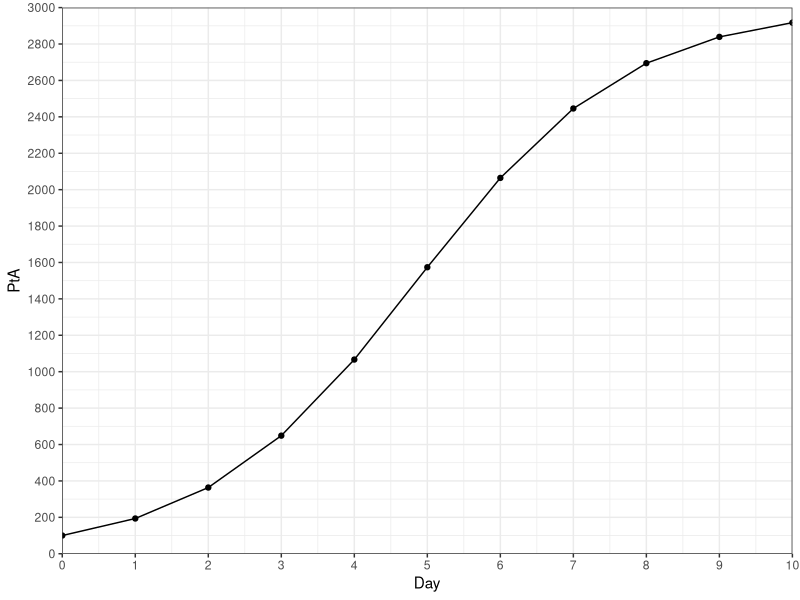
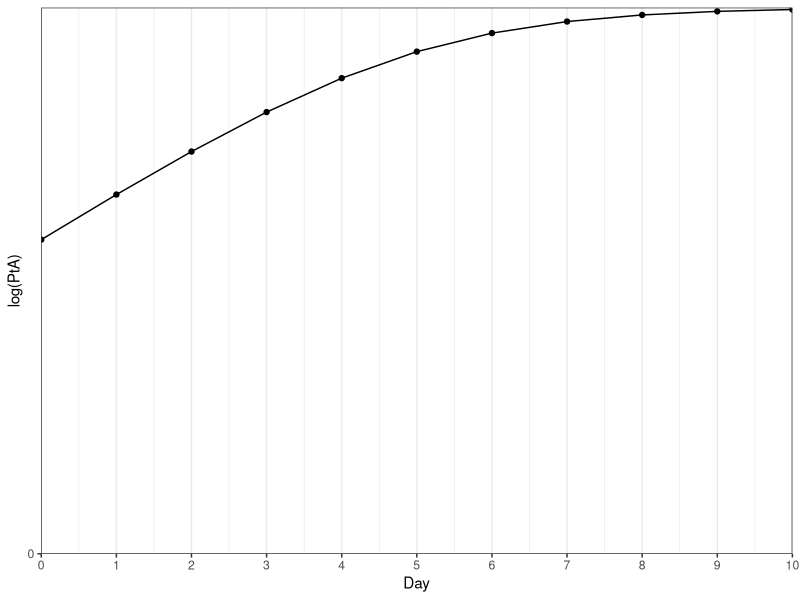
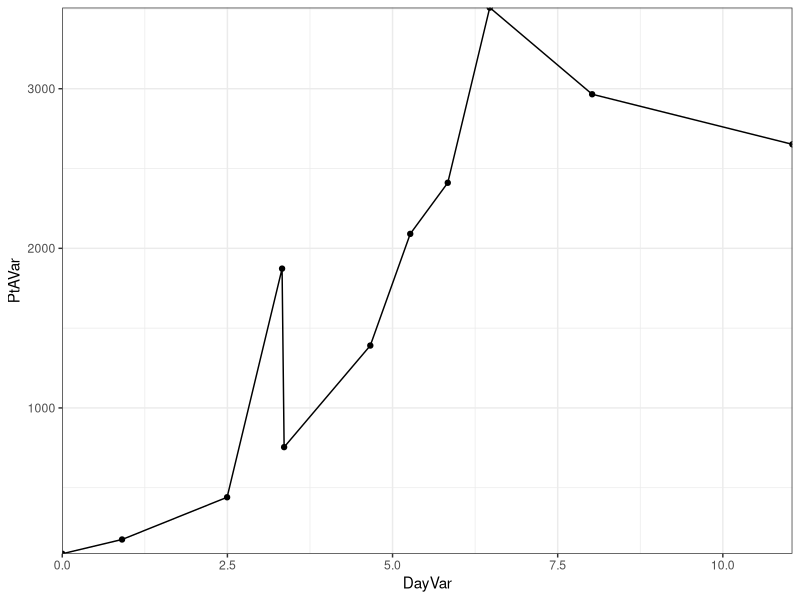
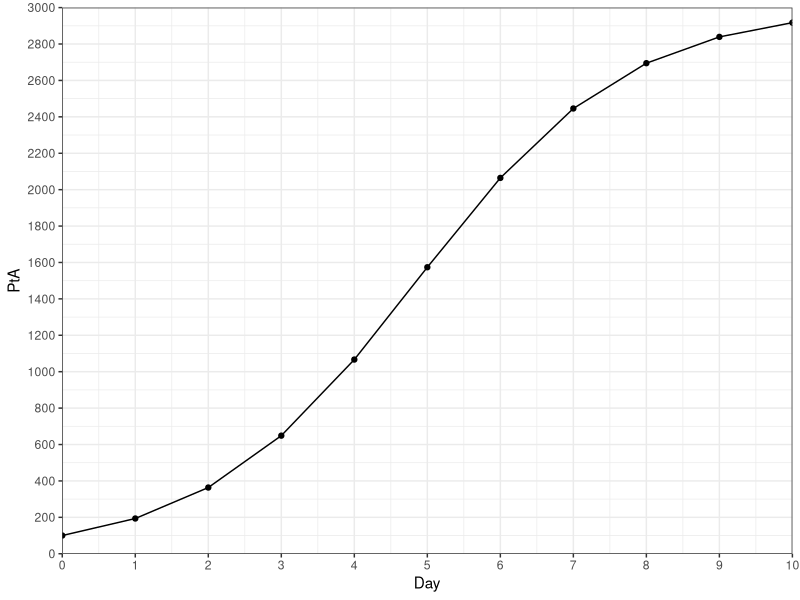
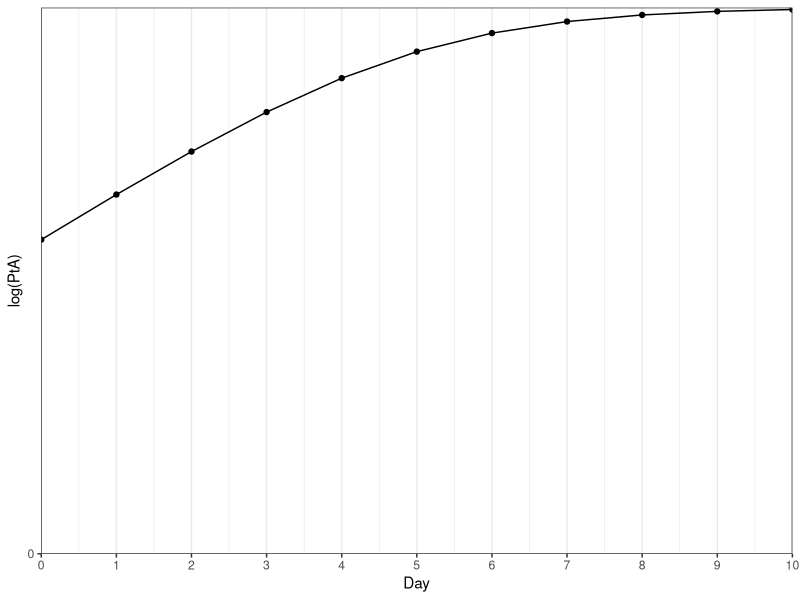
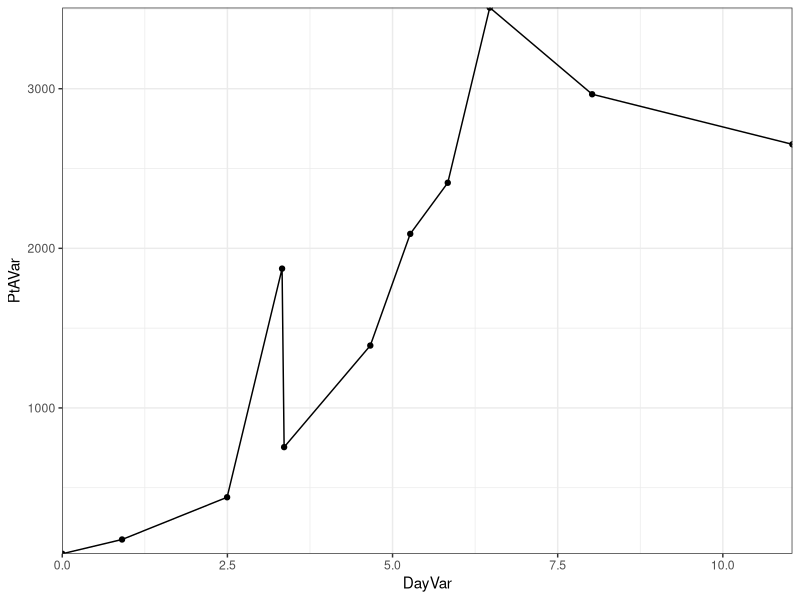

Recreate these plots in R, in order. (Note: this script raises an error after producing the figures.)
## ---- chunk 1
library(tidyverse)
## ---- chunk 2
PA0 <- 100
PAMax <- 3000
PAmu <- log(2)
PAlag <- 2

PB0 <- 50
PBMax <- 1000
PBmu <- log(2)
PBlag <- 3

GrowthData <- tibble(Day = c(0,1,2,3,4,5,6,7,8,9,10))

GrowthData <- GrowthData %>%
  mutate(PtA = (PAMax * (PA0*exp(Day*PAmu))) /(PAMax + (PA0 * (exp(PAmu * Day) - 1)))) %>%
  mutate(PtALag = if_else(Day < PAlag, PA0, (PAMax * (PA0*exp((Day-PAlag)*PAmu))) /(PAMax + (PA0 * (exp(PAmu * (Day-PAlag)) - 1))))) %>%
  mutate(PtB = (PBMax * (PB0*exp(Day*PBmu))) /(PBMax + (PB0 * (exp(PBmu * Day) - 1)))) %>%
  mutate(PtBLag = if_else(Day < PBlag, PB0, (PBMax * (PB0*exp((Day-PBlag)*PBmu))) /(PBMax + (PB0 * (exp(PBmu * (Day-PBlag)) - 1))))) |>
  mutate(DayVar = rnorm(n = length(Day), mean = Day, sd = Day *0.2),
    PtAVar = rnorm(n = length(PtA), mean = PtA, sd = PtA *0.2))
## ---- chunk 3
GrowthData %>%
  ggplot() +
  geom_point(aes(x = Day, y = PtA)) +
  geom_line(aes(x = Day, y = PtA)) +
  scale_x_continuous(expand = c(0,0), limits = c(0,max(GrowthData$Day)), breaks = round(seq(0,10))) +
  scale_y_continuous(expand = c(0,0), limits = c(0,PAMax), breaks = seq(from=min(0),
              to=max(PAMax), by = 200)) + 
  theme_bw()

ggsave(
  "PtAPlot.png",
  plot = last_plot(),
  path = file.path("Plots")
)

GrowthData %>%
  ggplot() +
  geom_point(aes(x = Day, y = log(PtA))) +
  geom_line(aes(x = Day, y = log(PtA))) +
  scale_x_continuous(expand = c(0,0), limits = c(0,max(GrowthData$Day)), breaks = round(seq(0,10))) +
  scale_y_continuous(expand = c(0,0), limits = c(0,log(PAMax)), breaks = seq(from=min(0),
              to=max(PAMax), by = 200)) + 
  theme_bw()

ggsave(
  "logPtAPlot.png",
  plot = last_plot(),
  path = file.path("Plots")
)

GrowthData %>%
  ggplot() +
  geom_point(aes(x = DayVar, y = PtAVar)) +
  geom_line(aes(x = DayVar, y = PtAVar)) +
  scale_x_continuous(expand = c(0,0)) +
  scale_y_continuous(expand = c(0,0)) + 
  theme_bw()

ggsave(
  "PtAVarPlot.png",
  plot = last_plot(),
  path = file.path("Plots")
)
## ---- chunk 4
ggsave(
  filename,
  plot = last_plot(),
  device = NULL,
  path = NULL,
  scale = 1,
  width = NA,
  height = NA,
  units = c("in", "cm", "mm", "px"),
  dpi = 300,
  limitsize = TRUE,
  bg = NULL,
  ...
)
## ---- chunk 5
GrowthData %>%
  ggplot() +
  geom_point(aes(x = Day, y = PtALag)) +
  geom_line(aes(x = Day, y = PtALag)) +
  scale_x_continuous(limits = c(0,max(GrowthData$Day)), breaks = round(seq(0,10))) +
  scale_y_continuous(limits = c(0,PAMax), breaks = seq(from=min(0),
              to=max(PAMax), by = 100)) + 
  theme_bw()

## ---- chunk 6
GrowthData %>%
  ggplot() +
  geom_point(aes(x = Day, y = PtB)) +
  geom_line(aes(x = Day, y = PtB)) +
  scale_x_continuous(limits = c(0,max(GrowthData$Day)), breaks = round(seq(0,10))) +
  scale_y_continuous(limits = c(0,PBMax), breaks = seq(from=min(0),
              to=max(PBMax), by = 100)) + 
  theme_bw()

## ---- chunk 7
GrowthData %>%
  ggplot() +
  geom_point(aes(x = Day, y = PtBLag)) +
  geom_line(aes(x = Day, y = PtBLag)) +
  scale_x_continuous(limits = c(0,max(GrowthData$Day)), breaks = round(seq(0,10))) +
  scale_y_continuous(limits = c(0,PBMax), breaks = seq(from=min(0),
              to=max(PBMax), by = 100)) + 
  theme_bw()
